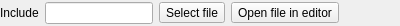
<?xml version="1.0" encoding="UTF-8"?>
<ui version="4.0">
 <class>IncludeFilterGUI</class>
 <widget class="QWidget" name="IncludeFilterGUI">
  <property name="geometry">
   <rect>
    <x>0</x>
    <y>0</y>
    <width>400</width>
    <height>26</height>
   </rect>
  </property>
  <property name="windowTitle">
   <string notr="true"/>
  </property>
  <layout class="QGridLayout" name="gridLayout" columnstretch="0,0,0,1,0,0">
   <property name="leftMargin">
    <number>0</number>
   </property>
   <property name="topMargin">
    <number>0</number>
   </property>
   <property name="rightMargin">
    <number>0</number>
   </property>
   <property name="bottomMargin">
    <number>0</number>
   </property>
   <item row="0" column="5">
    <spacer name="horizontalSpacer">
     <property name="orientation">
      <enum>Qt::Horizontal</enum>
     </property>
     <property name="sizeHint" stdset="0">
      <size>
       <width>1</width>
       <height>1</height>
      </size>
     </property>
    </spacer>
   </item>
   <item row="0" column="3">
    <widget class="QToolButton" name="openFileToolButton">
     <property name="text">
      <string>Open file in editor</string>
     </property>
     <property name="icon">
      <iconset resource="../Editor.qrc">
       <normaloff>:/icons/go-up.ico</normaloff>:/icons/go-up.ico</iconset>
     </property>
    </widget>
   </item>
   <item row="0" column="1">
    <widget class="ResizingLineEdit" name="pathLineEdit">
     <property name="sizePolicy">
      <sizepolicy hsizetype="Preferred" vsizetype="Fixed">
       <horstretch>0</horstretch>
       <verstretch>0</verstretch>
      </sizepolicy>
     </property>
    </widget>
   </item>
   <item row="0" column="2">
    <widget class="QToolButton" name="selectFileToolButton">
     <property name="text">
      <string>Select file</string>
     </property>
     <property name="icon">
      <iconset resource="../Editor.qrc">
       <normaloff>:/icons/document-open.ico</normaloff>:/icons/document-open.ico</iconset>
     </property>
    </widget>
   </item>
   <item row="0" column="0">
    <widget class="QLabel" name="includeLabel">
     <property name="text">
      <string>Include</string>
     </property>
    </widget>
   </item>
   <item row="0" column="4">
    <widget class="QLabel" name="errorLabel">
     <property name="palette">
      <palette>
       <active>
        <colorrole role="WindowText">
         <brush brushstyle="SolidPattern">
          <color alpha="255">
           <red>255</red>
           <green>0</green>
           <blue>0</blue>
          </color>
         </brush>
        </colorrole>
       </active>
       <inactive>
        <colorrole role="WindowText">
         <brush brushstyle="SolidPattern">
          <color alpha="255">
           <red>255</red>
           <green>0</green>
           <blue>0</blue>
          </color>
         </brush>
        </colorrole>
       </inactive>
       <disabled>
        <colorrole role="WindowText">
         <brush brushstyle="SolidPattern">
          <color alpha="255">
           <red>120</red>
           <green>120</green>
           <blue>120</blue>
          </color>
         </brush>
        </colorrole>
       </disabled>
      </palette>
     </property>
     <property name="text">
      <string notr="true"/>
     </property>
    </widget>
   </item>
  </layout>
 </widget>
 <customwidgets>
  <customwidget>
   <class>ResizingLineEdit</class>
   <extends>QLineEdit</extends>
   <header>Editor/widgets/ResizingLineEdit.h</header>
  </customwidget>
 </customwidgets>
 <resources>
  <include location="../Editor.qrc"/>
 </resources>
 <connections/>
</ui>
